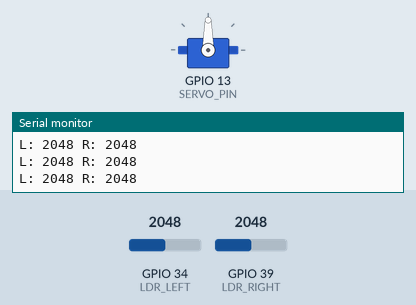
The sketch below on a simulated ESP32. Shown: servo, the last lines printed to the serial monitor. The inputs (shaded band) are chosen by the test bench; at power-on: GPIO 34 (LDR_LEFT) = 2048, GPIO 39 (LDR_RIGHT) = 2048. WiFi joins after 1.5 s; servers stay silent unless stated; uploads are accepted with an empty reply.

Above: at 2.7 s.
2.8 s: GPIO 34 (LDR_LEFT) set to 2221
4.7 s: GPIO 34 (LDR_LEFT) set to 2297
At 6.2 s:
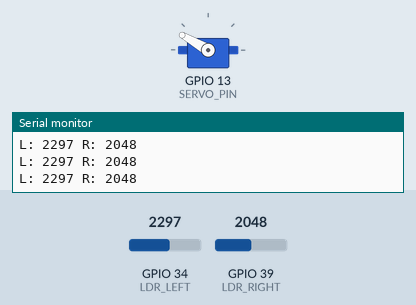
6.9 s: GPIO 39 (LDR_RIGHT) set to 2144
At 7.61 s:
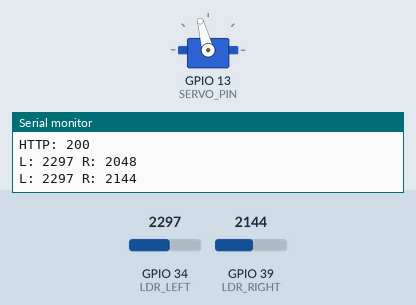
9.2 s: GPIO 39 (LDR_RIGHT) set to 2472
10.7 s: GPIO 39 (LDR_RIGHT) set to 2545
At 12.4 s:
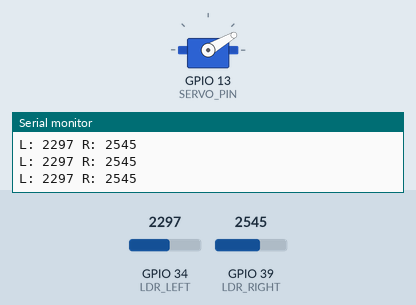
12.8 s: GPIO 34 (LDR_LEFT) set to 2866
At 13.36 s:
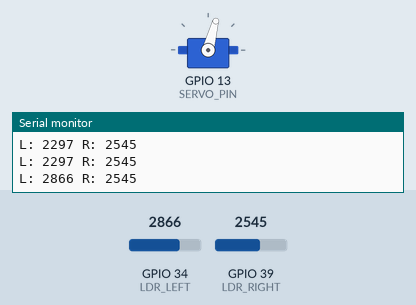
Timing chart, 0 to 15.8 s (numbered marks = the images above; inputs shaded):
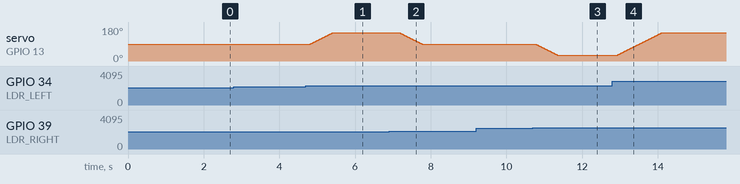

Measured:
- the behaviour switches between 2248 and 2249 on GPIO 34 (LDR_LEFT) (found by bisection; images 0 and 1)
- the behaviour switches between 2096 and 2097 on GPIO 39 (LDR_RIGHT) (found by bisection; images 1 and 2)
- the behaviour switches between 2497 and 2498 on GPIO 39 (LDR_RIGHT) (found by bisection; images 2 and 3)
- after the input at 4.7 s, servo on GPIO 13 (SERVO_PIN): moves from 90° to 150° over 0.60 s, starting after 0.12 s
- after the input at 6.9 s, servo on GPIO 13 (SERVO_PIN): moves from 150° to 90° over 0.60 s, starting after 0.27 s
- after the input at 10.7 s, servo on GPIO 13 (SERVO_PIN): moves from 90° to 30° over 0.60 s, starting after 0.06 s
- after the input at 12.8 s, servo on GPIO 13 (SERVO_PIN): moves from 30° to 150° over 1.2 s, starting after 0.12 s

The sketch:

LDR_campus_ip.ino
```cpp
#include <WiFi.h>
#include <HTTPClient.h>
#include <ArduinoJson.h>
#include <ESP32Servo.h>

// -------------------- WIFI --------------------
const char* ssid = "Esme";
const char* password = "12345678";

String server = "http://10.80.37.164:5000/api/ldr";

// -------------------- PINS --------------------
#define LDR_LEFT 34
#define LDR_RIGHT 39
#define SERVO_PIN 13

// -------------------- SERVO --------------------
Servo myServo;
int servoPos = 90;
String directionText = "CENTER";

// -------------------- TIMER --------------------
unsigned long lastSend = 0;
const int sendInterval = 3000;

// -------------------- WIFI CONNECT --------------------
void connectWiFi() {
  WiFi.begin(ssid, password);

  Serial.print("Connecting to WiFi");
  while (WiFi.status() != WL_CONNECTED) {
    delay(500);
    Serial.print(".");
  }

  Serial.println("\nWiFi Connected!");
  Serial.println(WiFi.localIP());
}

// -------------------- SEND DATA --------------------
void sendData(int leftValue, int rightValue) {

  if (WiFi.status() != WL_CONNECTED) return;

  HTTPClient http;
  http.begin(server);
  http.addHeader("Content-Type", "application/json");

  StaticJsonDocument<200> doc;
  doc["left"] = leftValue;
  doc["right"] = rightValue;
  doc["direction"] = directionText;
  doc["servo"] = servoPos;

  String payload;
  serializeJson(doc, payload);

  int code = http.POST(payload);

  Serial.print("HTTP: ");
  Serial.println(code);

  http.end();
}

// -------------------- SERVO CONTROL --------------------
void moveServo(int target) {

  if (target > 150) target = 150;
  if (target < 30) target = 30;

  if (servoPos < target) {
    for (int p = servoPos; p <= target; p++) {
      myServo.write(p);
      delay(10);
    }
  } else {
    for (int p = servoPos; p >= target; p--) {
      myServo.write(p);
      delay(10);
    }
  }

  servoPos = target;
}

// -------------------- SETUP --------------------
void setup() {

  Serial.begin(115200);

  pinMode(LDR_LEFT, INPUT);
  pinMode(LDR_RIGHT, INPUT);

  myServo.attach(SERVO_PIN);
  myServo.write(90);

  connectWiFi();
}

// -------------------- LOOP --------------------
void loop() {

  int leftValue = analogRead(LDR_LEFT);
  int rightValue = analogRead(LDR_RIGHT);

  Serial.print("L: ");
  Serial.print(leftValue);
  Serial.print(" R: ");
  Serial.println(rightValue);

  // ---------------- DECISION ----------------
  if (leftValue > rightValue + 200) {
    directionText = "LEFT";
    moveServo(150);
  }
  else if (rightValue > leftValue + 200) {
    directionText = "RIGHT";
    moveServo(30);
  }
  else {
    directionText = "CENTER";
    moveServo(90);
  }

  // ---------------- SEND ----------------
  if (millis() - lastSend > sendInterval) {
    lastSend = millis();
    sendData(leftValue, rightValue);
  }

  delay(300);
}
```
